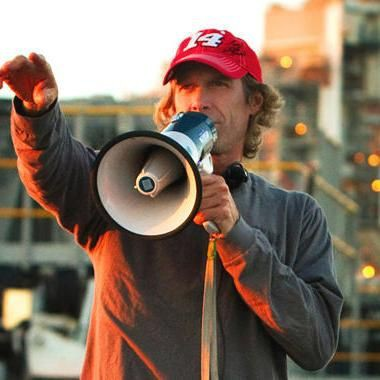
#> input picture Learning/assets/img2.jpg, 380 x 380 px
$ python part2.py
#> lines starting #> are read from the running program, lines starting #| are printed output that depends on the picture; after the words box and inside, x2 and y2 are one past the last pixel; in counts of white or black regions, pixels touching at a corner belong together
import cv2
import random

path = "assets/img2.jpg"

img = cv2.imread(path, -1)
#> img is the input picture: shape (380, 380, 3); mean B, G, R 96.6, 111.5, 130.8
img = cv2.resize(img, (0, 0), fx = 0.75, fy = 0.75)
#> img: shape (285, 285, 3)

for x in range(30):
	for j in range(img.shape[1]):
		img[x][j] = [random.randint(0,255),random.randint(0,255),random.randint(0,255)]
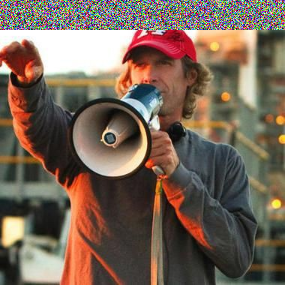
#> img: shape (285, 285, 3); mean B, G, R 86.9, 100.6, 118.7

part = img[60:100, 60:100]
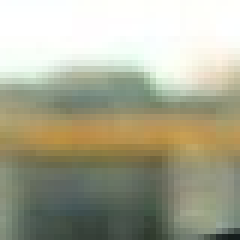
#> part: shape (40, 40, 3) (shown 6 times larger); mean B, G, R 148.2, 169.6, 169.4
img[20:60, 20:60] = part
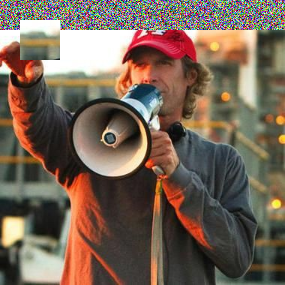
#> img: shape (285, 285, 3); 1.97% of pixels changed, all inside (x1, y1, x2, y2) = (20, 20, 60, 60)

cv2.imshow("window", img)

cv2.waitKey(0)
cv2.destroyAllWindows()
